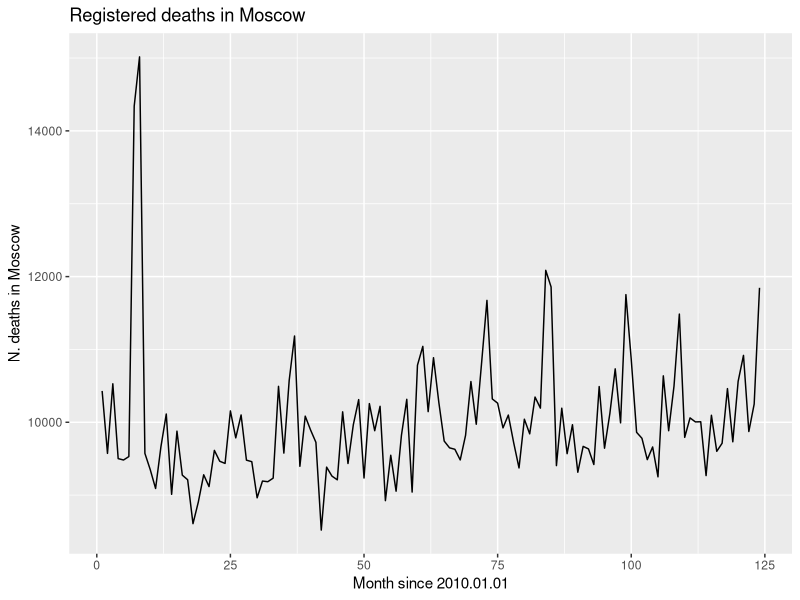
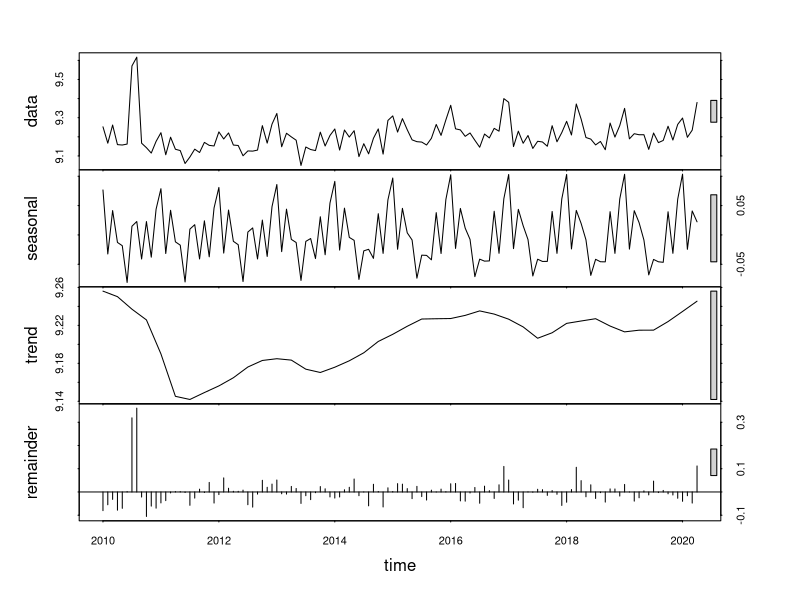
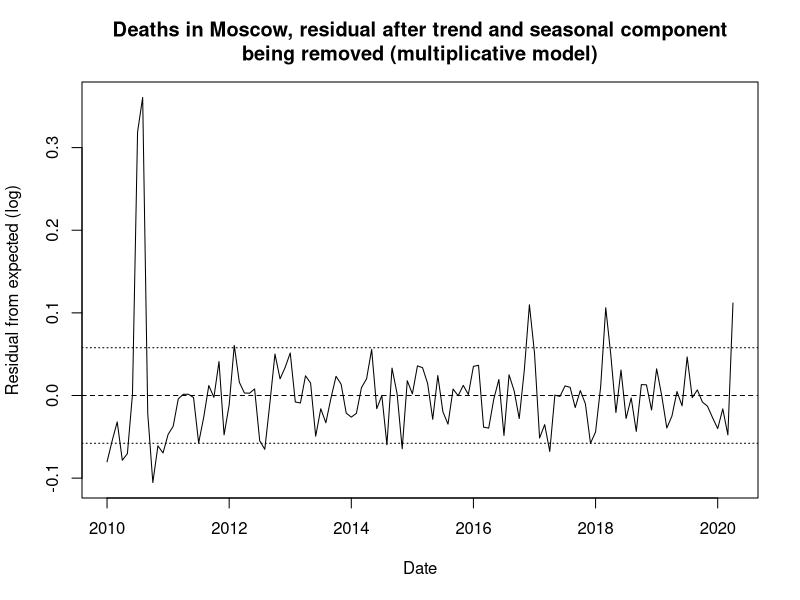

R code for these plots, in order:
## ---- chunk 1
knitr::opts_chunk$set(echo = TRUE)
## ---- chunk 2
#Basic libraries
library(readr)
library(data.table)
library(ggplot2)
library(readxl)
library(stringr)
## ---- chunk 3
data_dd_msk <- read_excel("data/data-6267-2020-05-08.xlsx")
data_dd_msk <- as.data.table(data_dd_msk)
data_dd_msk[ , wmonth := .I ]
data_dd_msk[ , StateRegistrationOfDeath := as.numeric(StateRegistrationOfDeath)]
## ---- chunk 4
ggplot( data_dd_msk, aes(x=wmonth, y=StateRegistrationOfDeath))+geom_path()+xlab("Month since 2010.01.01")+ylab("N. deaths in Moscow")+ggtitle("Registered deaths in Moscow")
## ---- chunk 5
stl1 <- stl(ts(data_dd_msk[,log(StateRegistrationOfDeath)], frequency=12, start=c(2010,1,1)), s.window=12)
plot(stl1)
## ---- chunk 6
sd1 <- sd(stl1$time.series[, 3])
plot(stl1$time.series[, 3], xlab="Date", ylab="Residual from expected (log)")
abline(h=0, lty=2)
abline(h=sd1, lty=3)
abline(h=-sd1, lty=3)
title("Deaths in Moscow, residual after trend and seasonal component\nbeing removed (multiplicative model)")

## ---- chunk 7
sprintf("Deviation from expected: %f", exp(last(stl1$time.series[, 1]+stl1$time.series[, 2]))* (exp(last(stl1$time.series[, 3]))-1))
sprintf("Above 1 sd: %f", exp(last(stl1$time.series[, 1]+stl1$time.series[, 2]))* (exp(last(stl1$time.series[, 3])-sd1)-1))
## ---- chunk 8
imax <- which.max(stl1$time.series[1:24, 3])
sprintf("Max peak position: %d", imax)
## ---- chunk 9
sprintf("Deviation from expected: %f", exp(stl1$time.series[imax, 1]+stl1$time.series[imax, 2])* (exp(stl1$time.series[imax, 3])-1))
sprintf("Above 1 sd: %f", exp(stl1$time.series[imax, 1]+stl1$time.series[imax, 2])* (exp(stl1$time.series[imax, 3]-sd1)-1))

